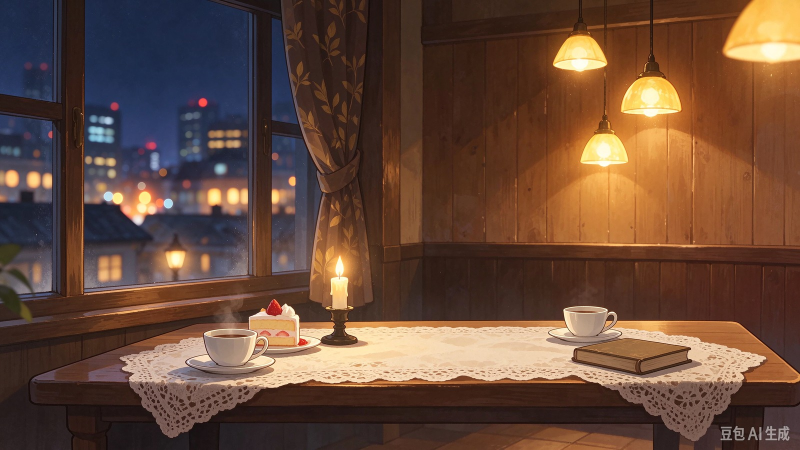
#> input picture templates/site/assets/scenes/room_cafe.jpg, 1600 x 900 px (shown at 1/2 size)
$ python -i apply_scenes.py   (imports and definitions only)
#> lines starting #> are read from the running program, lines starting #| are printed output that depends on the picture
#!/usr/bin/env python3
"""把 doubao_inbox 里的四张室内背景接进站点。

用法：
  python3 apply_scenes.py [项目目录]

图片命名：cafe.png / library.png / classroom.png / home.png，也接受 jpg、jpeg、webp。
"""
import sys
from pathlib import Path
from PIL import Image, ImageDraw, ImageFilter

ROOT = Path(sys.argv[1]).resolve() if len(sys.argv) > 1 else Path.cwd()
INBOX = ROOT / "doubao_inbox"
OUT = ROOT / "assets" / "scenes"
NAMES = ["cafe", "library", "classroom", "home"]
EXTS = [".png", ".jpg", ".jpeg", ".webp"]


def find(name):
    for ext in EXTS:
        p = INBOX / (name + ext)
        if p.exists():
            return p
    return None


def fit(path):
    im = Image.open(path).convert("RGB")
#> im is the input picture: PIL image 1600x900 RGB; mean R, G, B 103, 73.4, 57.7
    w, h = im.size
#> w = 1600; h = 900
    target = 1600 / 900
    if w / h > target:
        nw = int(h * target)
        im = im.crop(((w - nw) // 2, 0, (w + nw) // 2, h))
    else:
        nh = int(w / target)
#> nh = 900
        im = im.crop((0, (h - nh) // 2, w, (h + nh) // 2))
    im = im.resize((1600, 900), Image.LANCZOS)
    mask = Image.new("L", (1600, 900), 0)
#> mask: PIL image 1600x900 L; every value is 0
    d = ImageDraw.Draw(mask)
    d.ellipse([-120, -140, 1720, 1040], fill=255)
    mask = mask.filter(ImageFilter.GaussianBlur(150))
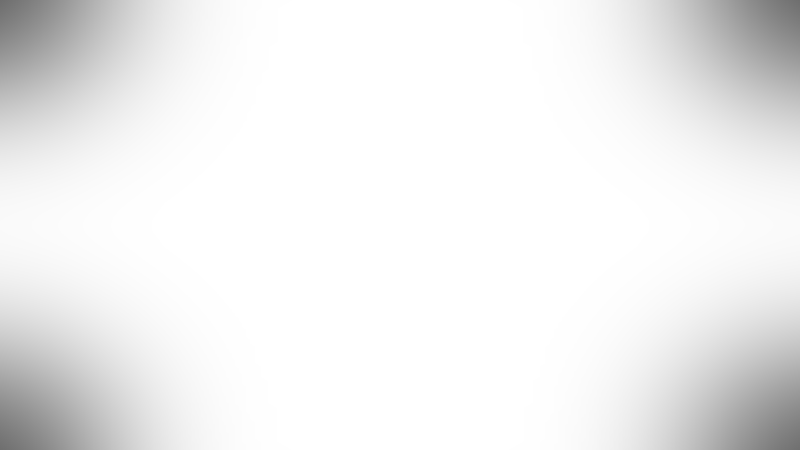
#> mask: PIL image 1600x900 L (shown at 1/2 size); min 110, max 255, mean 239.4
    dark = Image.new("RGB", (1600, 900), (8, 8, 12))
    return Image.composite(im, dark, mask)
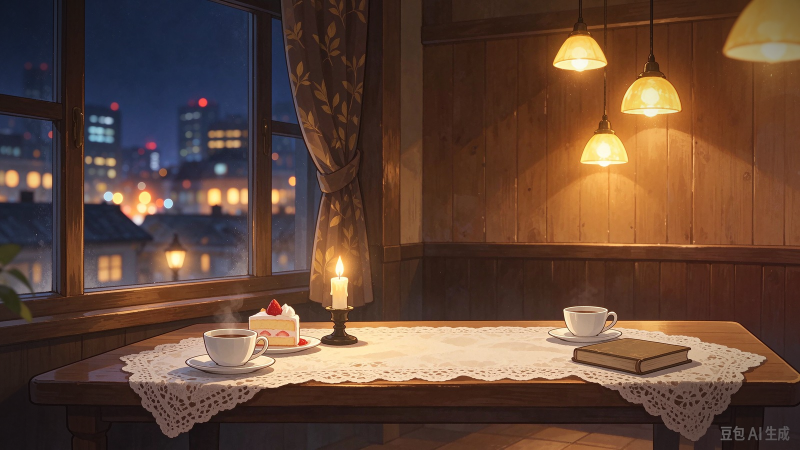
#> returned value: PIL image 1600x900 RGB (shown at 1/2 size); mean R, G, B 97.8, 69.8, 55


def main():
    done = 0
    for name in NAMES:
        src = find(name)
        if not src:
            print(f"跳过 {name}：doubao_inbox 里没有 {name}.png/jpg")
            continue
        OUT.mkdir(parents=True, exist_ok=True)
        fit(src).save(OUT / f"room_{name}.jpg", quality=92)
        print(f"已接入 {src.name} -> assets/scenes/room_{name}.jpg")
        done += 1
    print(f"完成 {done}/4。刷新页面看效果。")


# [2 lines not run here, left out]

>>> result = fit('../templates/site/assets/scenes/room_cafe.jpg')
